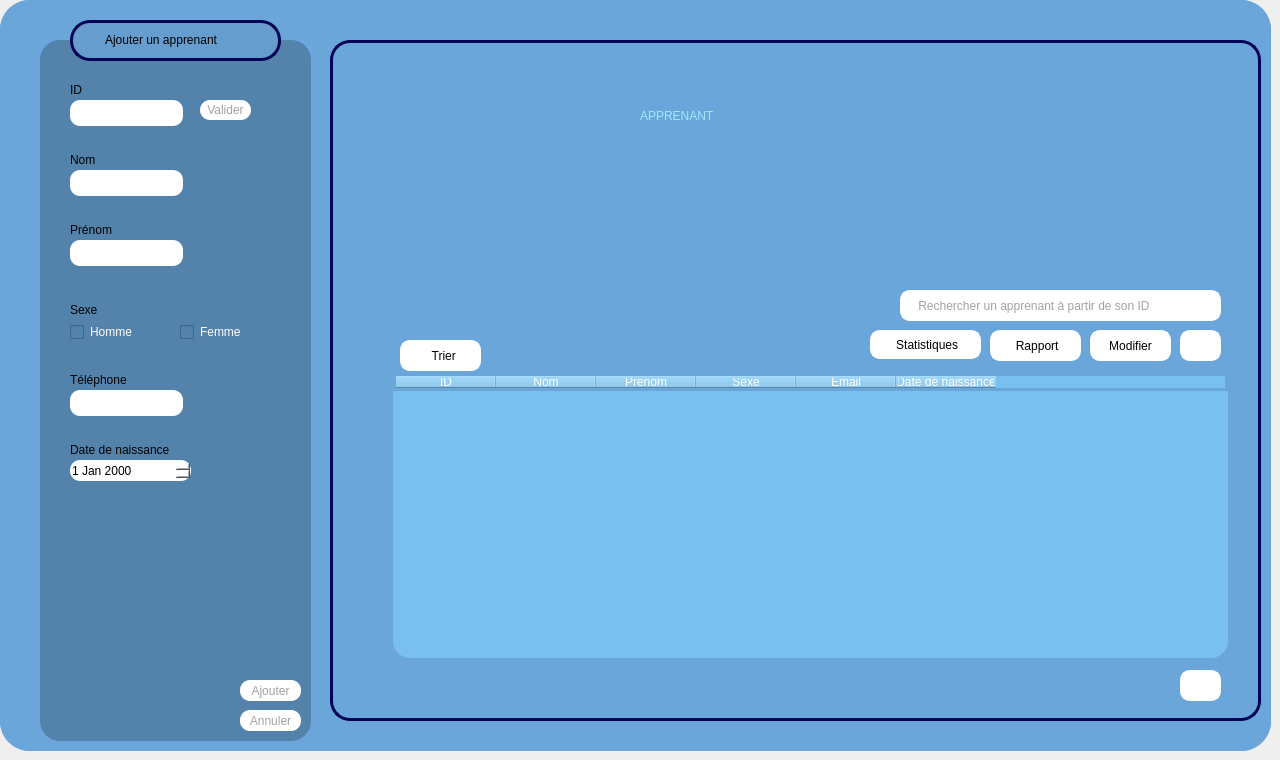
    <widget class="QWidget" name="page_apprenant">
     <widget class="QWidget" name="Formateur_7" native="true">
      <property name="geometry">
       <rect>
        <x>0</x>
        <y>0</y>
        <width>1271</width>
        <height>751</height>
       </rect>
      </property>
      <property name="maximumSize">
       <size>
        <width>2000</width>
        <height>2000</height>
       </size>
      </property>
      <property name="baseSize">
       <size>
        <width>1000</width>
        <height>1000</height>
       </size>
      </property>
      <property name="mouseTracking">
       <bool>false</bool>
      </property>
      <property name="tabletTracking">
       <bool>false</bool>
      </property>
      <property name="autoFillBackground">
       <bool>false</bool>
      </property>
      <property name="styleSheet">
       <string notr="true">background-color: rgb(106, 166, 218);

border-radius:30px;</string>
      </property>
      <widget class="QWidget" name="Formateur_4" native="true">
       <property name="geometry">
        <rect>
         <x>0</x>
         <y>0</y>
         <width>1271</width>
         <height>751</height>
        </rect>
       </property>
       <property name="maximumSize">
        <size>
         <width>2000</width>
         <height>2000</height>
        </size>
       </property>
       <property name="baseSize">
        <size>
         <width>1000</width>
         <height>1000</height>
        </size>
       </property>
       <property name="mouseTracking">
        <bool>false</bool>
       </property>
       <property name="tabletTracking">
        <bool>false</bool>
       </property>
       <property name="autoFillBackground">
        <bool>false</bool>
       </property>
       <property name="styleSheet">
        <string notr="true">background-color: rgb(106, 166, 218);

border-radius:30px;</string>
       </property>
       <widget class="QFrame" name="frame_15">
        <property name="geometry">
         <rect>
          <x>40</x>
          <y>40</y>
          <width>271</width>
          <height>701</height>
         </rect>
        </property>
        <property name="styleSheet">
         <string notr="true">background-color: rgb(58, 196, 255);
background-color: rgb(83, 130, 171);
border-radius:20px;

</string>
        </property>
        <property name="frameShape">
         <enum>QFrame::Shape::NoFrame</enum>
        </property>
        <widget class="QLineEdit" name="lineEdit_cin_6">
         <property name="geometry">
          <rect>
           <x>30</x>
           <y>60</y>
           <width>113</width>
           <height>26</height>
          </rect>
         </property>
         <property name="styleSheet">
          <string notr="true">background-color: rgb(255, 255, 255);
color: rgb(0, 0, 0);
border-radius:10px;
</string>
         </property>
         <property name="maxLength">
          <number>8</number>
         </property>
        </widget>
        <widget class="QLabel" name="label_contact_9">
         <property name="geometry">
          <rect>
           <x>30</x>
           <y>330</y>
           <width>71</width>
           <height>20</height>
          </rect>
         </property>
         <property name="text">
          <string>Téléphone</string>
         </property>
        </widget>
        <widget class="QLineEdit" name="lineEdit_contact_3">
         <property name="geometry">
          <rect>
           <x>30</x>
           <y>350</y>
           <width>113</width>
           <height>26</height>
          </rect>
         </property>
         <property name="styleSheet">
          <string notr="true">background-color: rgb(255, 255, 255);
border-radius:10px;</string>
         </property>
        </widget>
        <widget class="QLabel" name="label_prenom_5">
         <property name="geometry">
          <rect>
           <x>30</x>
           <y>180</y>
           <width>63</width>
           <height>20</height>
          </rect>
         </property>
         <property name="text">
          <string>Prénom</string>
         </property>
        </widget>
        <widget class="QLineEdit" name="lineEdit_nom_3">
         <property name="geometry">
          <rect>
           <x>30</x>
           <y>130</y>
           <width>113</width>
           <height>26</height>
          </rect>
         </property>
         <property name="styleSheet">
          <string notr="true">background-color: rgb(255, 255, 255);
border-radius:10px;</string>
         </property>
         <property name="maxLength">
          <number>20</number>
         </property>
        </widget>
        <widget class="QLineEdit" name="lineEdit_prenom_3">
         <property name="geometry">
          <rect>
           <x>30</x>
           <y>200</y>
           <width>113</width>
           <height>26</height>
          </rect>
         </property>
         <property name="styleSheet">
          <string notr="true">background-color: rgb(255, 255, 255);
border-radius:10px;</string>
         </property>
        </widget>
        <widget class="QPushButton" name="pushButton_cin_3">
         <property name="geometry">
          <rect>
           <x>160</x>
           <y>60</y>
           <width>51</width>
           <height>20</height>
          </rect>
         </property>
         <property name="styleSheet">
          <string notr="true">QPushButton{
background-color: rgb(255, 255, 255);
color: rgb(162, 162, 162);
border-radius:10px;
}
QPushButton:hover{
	background-color: rgb(162, 162, 162);
	color: rgb(255, 255, 255);
}



</string>
         </property>
         <property name="text">
          <string>Valider</string>
         </property>
        </widget>
        <widget class="QLabel" name="label_cin_10">
         <property name="geometry">
          <rect>
           <x>30</x>
           <y>40</y>
           <width>31</width>
           <height>20</height>
          </rect>
         </property>
         <property name="text">
          <string>ID</string>
         </property>
        </widget>
        <widget class="QLabel" name="label_cin_11">
         <property name="geometry">
          <rect>
           <x>30</x>
           <y>110</y>
           <width>41</width>
           <height>20</height>
          </rect>
         </property>
         <property name="text">
          <string>Nom</string>
         </property>
        </widget>
        <widget class="QDateEdit" name="dateEdit_embauche_3">
         <property name="geometry">
          <rect>
           <x>30</x>
           <y>420</y>
           <width>121</width>
           <height>21</height>
          </rect>
         </property>
         <property name="styleSheet">
          <string notr="true">background-color: rgb(255, 255, 255);
border-radius:10px;</string>
         </property>
        </widget>
        <widget class="QLabel" name="label_embauhe_12">
         <property name="geometry">
          <rect>
           <x>30</x>
           <y>400</y>
           <width>131</width>
           <height>20</height>
          </rect>
         </property>
         <property name="text">
          <string>Date de naissance</string>
         </property>
        </widget>
        <widget class="QCheckBox" name="checkBox_3">
         <property name="geometry">
          <rect>
           <x>30</x>
           <y>280</y>
           <width>91</width>
           <height>24</height>
          </rect>
         </property>
         <property name="styleSheet">
          <string notr="true">background-color: rgb(83, 130, 171);
border-color: rgb(255, 255, 255);
color: rgb(255, 255, 255);</string>
         </property>
         <property name="text">
          <string>Homme</string>
         </property>
        </widget>
        <widget class="QCheckBox" name="checkBox_4">
         <property name="geometry">
          <rect>
           <x>140</x>
           <y>280</y>
           <width>91</width>
           <height>24</height>
          </rect>
         </property>
         <property name="styleSheet">
          <string notr="true">color: rgb(255, 255, 255);</string>
         </property>
         <property name="text">
          <string>Femme</string>
         </property>
        </widget>
        <widget class="QLabel" name="label_prenom_10">
         <property name="geometry">
          <rect>
           <x>30</x>
           <y>260</y>
           <width>63</width>
           <height>20</height>
          </rect>
         </property>
         <property name="text">
          <string>Sexe</string>
         </property>
        </widget>
        <widget class="QPushButton" name="pushButton_ANNULER_6">
         <property name="geometry">
          <rect>
           <x>200</x>
           <y>670</y>
           <width>61</width>
           <height>21</height>
          </rect>
         </property>
         <property name="styleSheet">
          <string notr="true">QPushButton{
background-color: rgb(255, 255, 255);
color: rgb(162, 162, 162);
border-radius:10px;
}
QPushButton:hover{
	background-color: rgb(162, 162, 162);
	color: rgb(255, 255, 255);
}



</string>
         </property>
         <property name="text">
          <string>Annuler</string>
         </property>
        </widget>
        <widget class="QPushButton" name="pushButton_AJOUTER_6">
         <property name="geometry">
          <rect>
           <x>200</x>
           <y>640</y>
           <width>61</width>
           <height>21</height>
          </rect>
         </property>
         <property name="styleSheet">
          <string notr="true">QPushButton{
background-color: rgb(255, 255, 255);
color: rgb(162, 162, 162);
border-radius:10px;
}
QPushButton:hover{
	background-color: rgb(162, 162, 162);
	color: rgb(255, 255, 255);
}




</string>
         </property>
         <property name="text">
          <string>Ajouter</string>
         </property>
        </widget>
       </widget>
       <widget class="QFrame" name="frame_18">
        <property name="geometry">
         <rect>
          <x>70</x>
          <y>20</y>
          <width>211</width>
          <height>41</height>
         </rect>
        </property>
        <property name="styleSheet">
         <string notr="true">background-color: rgb(100, 157, 206);
border: 3px solid #040457;
border-radius:20px;</string>
        </property>
        <property name="frameShape">
         <enum>QFrame::Shape::NoFrame</enum>
        </property>
        <widget class="QLabel" name="label_embauhe_13">
         <property name="geometry">
          <rect>
           <x>30</x>
           <y>10</y>
           <width>161</width>
           <height>20</height>
          </rect>
         </property>
         <property name="styleSheet">
          <string notr="true">background-color: rgb(100, 157, 206);
border: 2px solid #649dce;
</string>
         </property>
         <property name="text">
          <string>Ajouter un apprenant</string>
         </property>
        </widget>
       </widget>
       <widget class="QFrame" name="frame_19">
        <property name="geometry">
         <rect>
          <x>330</x>
          <y>40</y>
          <width>931</width>
          <height>681</height>
         </rect>
        </property>
        <property name="styleSheet">
         <string notr="true">border: 3px solid #040457;
border-radius:20px;
</string>
        </property>
        <property name="frameShape">
         <enum>QFrame::Shape::NoFrame</enum>
        </property>
        <widget class="QTableWidget" name="tableau_liste_2">
         <property name="geometry">
          <rect>
           <x>60</x>
           <y>330</y>
           <width>841</width>
           <height>291</height>
          </rect>
         </property>
         <property name="styleSheet">
          <string notr="true">background-color: rgb(121, 192, 239);
color: rgb(255, 255, 255);
border: 3px solid #6aa6da;
</string>
         </property>
         <property name="lineWidth">
          <number>-7</number>
         </property>
         <property name="alternatingRowColors">
          <bool>false</bool>
         </property>
         <property name="rowCount">
          <number>0</number>
         </property>
         <property name="columnCount">
          <number>6</number>
         </property>
         <column>
          <property name="text">
           <string>ID</string>
          </property>
         </column>
         <column>
          <property name="text">
           <string>Nom</string>
          </property>
         </column>
         <column>
          <property name="text">
           <string>Prenom</string>
          </property>
         </column>
         <column>
          <property name="text">
           <string>Sexe</string>
          </property>
         </column>
         <column>
          <property name="text">
           <string>Email</string>
          </property>
         </column>
         <column>
          <property name="text">
           <string>Date de naissance</string>
          </property>
         </column>
        </widget>
        <widget class="QLineEdit" name="lineEdit_RECHERCHE_2">
         <property name="geometry">
          <rect>
           <x>570</x>
           <y>250</y>
           <width>321</width>
           <height>31</height>
          </rect>
         </property>
         <property name="styleSheet">
          <string notr="true">background-color: rgb(255, 255, 255);
border-radius:10px;
border: 3px solid #ffffff;
color: rgb(162, 162, 162);</string>
         </property>
         <property name="text">
          <string>    Rechercher un apprenant à partir de son ID</string>
         </property>
        </widget>
        <widget class="QPushButton" name="pushButton_17">
         <property name="geometry">
          <rect>
           <x>760</x>
           <y>290</y>
           <width>81</width>
           <height>31</height>
          </rect>
         </property>
         <property name="styleSheet">
          <string notr="true">QPushButton{
color: rgb(0, 0, 0);
background-color: rgb(255, 255, 255);
border-radius:10px;
border: 3px solid #ffffff;
}
QPushButton:hover{
	background-color: rgb(220, 220, 220);
	color: rgb(90, 90, 90);

	border-radius:10px;
}
</string>
         </property>
         <property name="text">
          <string>Modifier</string>
         </property>
        </widget>
        <widget class="QPushButton" name="pushButton_18">
         <property name="geometry">
          <rect>
           <x>850</x>
           <y>290</y>
           <width>41</width>
           <height>31</height>
          </rect>
         </property>
         <property name="styleSheet">
          <string notr="true">QPushButton{
background-color: rgb(255, 255, 255);
border-radius:10px;
border: 3px solid #ffffff;
}
QPushButton:hover{
	background-color: rgb(220, 220, 220);
	color: rgb(90, 90, 90);

	border-radius:10px;
}
</string>
         </property>
         <property name="text">
          <string/>
         </property>
         <property name="icon">
          <iconset>
           <normaloff>:/img/poubelle.png</normaloff>:/img/poubelle.png</iconset>
         </property>
        </widget>
        <widget class="QPushButton" name="pushButton_19">
         <property name="geometry">
          <rect>
           <x>70</x>
           <y>300</y>
           <width>81</width>
           <height>31</height>
          </rect>
         </property>
         <property name="styleSheet">
          <string notr="true">QPushButton{
	color: rgb(0, 0, 0);
background-color: rgb(255, 255, 255);
border-radius:10px;
border: 3px solid #ffffff;
}
QPushButton:hover{
	background-color: rgb(220, 220, 220);
	color: rgb(90, 90, 90);

	border-radius:10px;
}
</string>
         </property>
         <property name="text">
          <string>  Trier</string>
         </property>
         <property name="icon">
          <iconset>
           <normaloff>:/img/trie.png</normaloff>:/img/trie.png</iconset>
         </property>
         <property name="autoRepeatInterval">
          <number>97</number>
         </property>
        </widget>
        <widget class="QPushButton" name="pushButton_20">
         <property name="geometry">
          <rect>
           <x>850</x>
           <y>630</y>
           <width>41</width>
           <height>31</height>
          </rect>
         </property>
         <property name="styleSheet">
          <string notr="true">QPushButton{
background-color: rgb(255, 255, 255);
border-radius:10px;
border: 3px solid #ffffff;
}
QPushButton:hover{
	background-color: rgb(220, 220, 220);
	color: rgb(90, 90, 90);

	border-radius:10px;
}
</string>
         </property>
         <property name="text">
          <string/>
         </property>
         <property name="icon">
          <iconset>
           <normaloff>:/img/download.png</normaloff>:/img/download.png</iconset>
         </property>
        </widget>
        <widget class="QPushButton" name="pushButton_stat_5">
         <property name="geometry">
          <rect>
           <x>660</x>
           <y>290</y>
           <width>91</width>
           <height>31</height>
          </rect>
         </property>
         <property name="styleSheet">
          <string notr="true">QPushButton{
color: rgb(0, 0, 0);
background-color: rgb(255, 255, 255);
border-radius:10px;
border: 3px solid #ffffff;
}
QPushButton:hover{
	background-color: rgb(220, 220, 220);
	color: rgb(90, 90, 90);
	border-radius:10px;
}
</string>
         </property>
         <property name="text">
          <string> Rapport</string>
         </property>
         <property name="icon">
          <iconset>
           <normaloff>:/img/money.png</normaloff>:/img/money.png</iconset>
         </property>
        </widget>
        <widget class="QLabel" name="label_2">
         <property name="geometry">
          <rect>
           <x>310</x>
           <y>50</y>
           <width>331</width>
           <height>51</height>
          </rect>
         </property>
         <property name="styleSheet">
          <string notr="true">background-color: rgb(106, 166, 218);
color: rgb(83, 130, 171);
color: rgb(157, 235, 255);
border: none;
font: 30pt &quot;Rockwell&quot;;</string>
         </property>
         <property name="text">
          <string>APPRENANT</string>
         </property>
        </widget>
        <widget class="QPushButton" name="pushButton_stat_6">
         <property name="geometry">
          <rect>
           <x>540</x>
           <y>290</y>
           <width>111</width>
           <height>29</height>
          </rect>
         </property>
         <property name="styleSheet">
          <string notr="true">QPushButton{
color: rgb(0, 0, 0);
background-color: rgb(255, 255, 255);
border-radius:10px;
border: 3px solid #ffffff;
}
QPushButton:hover{
	background-color: rgb(220, 220, 220);
	color: rgb(90, 90, 90);

	border-radius:10px;
}
</string>
         </property>
         <property name="text">
          <string> Statistiques</string>
         </property>
         <property name="icon">
          <iconset>
           <normaloff>:/img/stat.png</normaloff>:/img/stat.png</iconset>
         </property>
        </widget>
       </widget>
      </widget>
     </widget>
    </widget>
